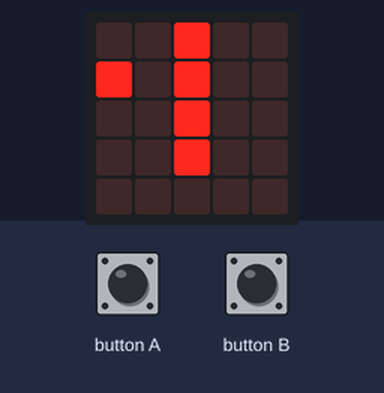
Bench run of a program on a simulated BBC micro:bit (MakeCode). On the bench: the board's 5×5 LED display. The inputs (shaded band) are chosen by the test bench. Random numbers come from a fixed seed; the run ends where the board's game-over animation would start. At 2.5 s the program stops and its outputs stay as they are.

Above: at 1.2 s.
1.3 s: button A pressed for 0.15 s
At 1.9 s:
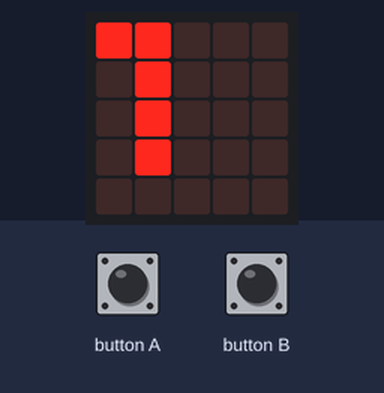
At 2.8 s:
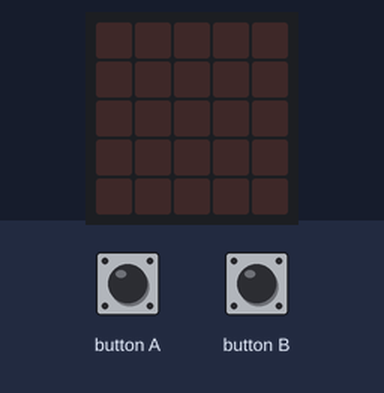
Timing chart, 0 to 4.0 s (numbered marks = the images above; inputs shaded):
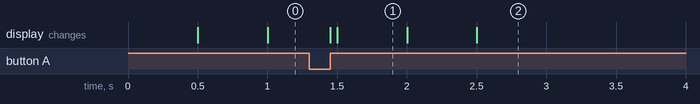

The program:

main.ts
```typescript
input.onButtonPressed(Button.A, function () {
    if (Bit > 0) {
        led.unplot(0, Bit)
        Bit += -1
        led.plot(0, Bit)
    }
})
input.onButtonPressed(Button.B, function () {
    if (Bit < 4) {
        led.unplot(0, Bit)
        Bit += 1
        led.plot(0, Bit)
    }
})
let janela = 0
let Bit = 0
let Obstaculo = [
0,
0,
0,
0,
0
]
let nivel = 0
Bit = randint(0, 4)
led.plot(0, Bit)
basic.forever(function () {
    janela = randint(0, 4)
    Obstaculo[janela] = 1
    for (let índiceX = 0; índiceX <= 4; índiceX++) {
        for (let índiceY = 0; índiceY <= 4; índiceY++) {
            if (Obstaculo[índiceY] == 0) {
                led.plot(4 - índiceX, índiceY)
            }
        }
        basic.pause(500)
        for (let índiceY = 0; índiceY <= 4; índiceY++) {
            if (Obstaculo[índiceY] == 0) {
                led.unplot(4 - índiceX, índiceY)
            }
        }
        if (índiceX == 4 && Obstaculo[Bit] == 0) {
            game.setScore(nivel)
            game.gameOver()
        } else {
            if (índiceX == 4) {
                Obstaculo[janela] = 0
                janela = randint(0, 4)
                índiceX = -1
                Obstaculo[janela] = 1
                nivel += 1
            }
        }
    }
})
```

test.ts
```typescript
// testes vão aqui; isto não será compilado quando este pacote for usado como uma extensão.
```

Measured:
- what the display in image 1 shows lasts 0.5 s, from 1.5 s to 2.0 s
